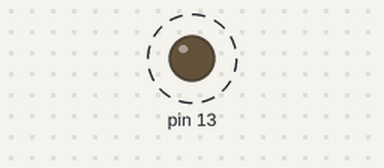
This sketch was run on a simulated Arduino Uno, built with avr-gcc and run on an emulated ATmega328P. Parts: output pins drawn as LEDs (lit = HIGH). Dashed ring = blinking.

Above: at 0.2 s.
Timing chart, 0 to 3.0 s (numbered marks = the images above):
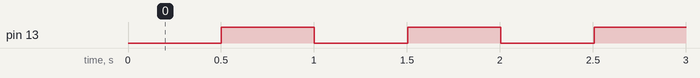

The sketch:

millis.ino
```cpp
unsigned long T1,T2;
bool s = 0;
void setup() {
  pinMode(13,OUTPUT);
}

void loop() {
  T1 = millis();
  if (T1>T2+500){
    s = !s;
    T2 = T1;
    digitalWrite(13,s);
  }
}
```

Measured:
- by itself, pin 13: alternates HIGH for 0.50 s and LOW for 0.50 s
